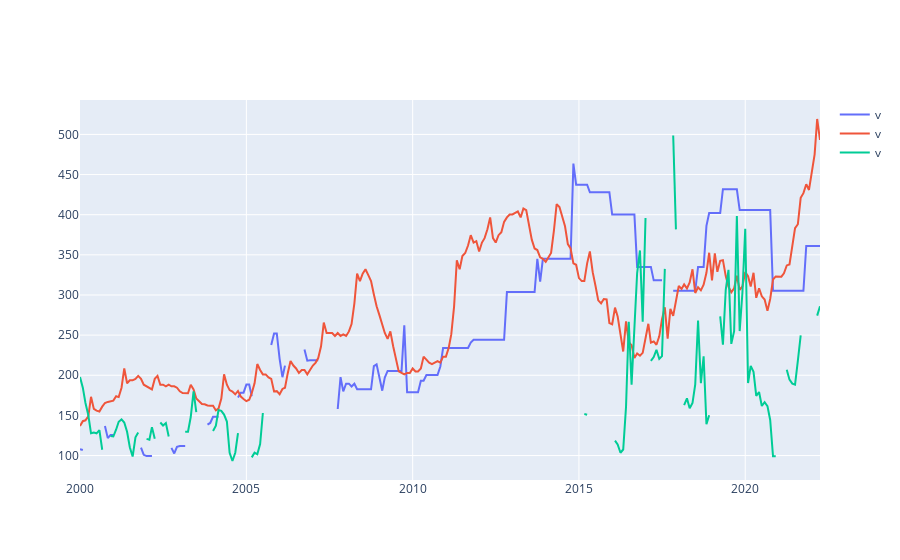

The cell this chart's notebook holds for it:
### Code cell
# fig = go.Figure()
fig = make_subplots(specs=[[{"secondary_y": False}]])

fig.add_trace(almonds_trace)
fig.add_trace(hay_trace)
fig.add_trace(avo_trace)
fig

### Figure 1 — Plotly figure (JSON) as saved in the notebook; plotly's stock layout.template omitted (floating-point values rounded to 4 significant figures; data arrays with more than 128 entries replaced by an {"elided": "..."} marker saying what was removed)
{"data": [{"name": "v", "type": "scatter", "x": {"elided": "268 str values"}, "y": {"elided": "268 float values"}}, {"name": "v", "type": "scatter", "x": {"elided": "268 str values"}, "y": {"elided": "268 float values"}}, {"name": "v", "type": "scatter", "x": {"elided": "268 str values"}, "y": {"elided": "268 float values"}}], "layout": {"xaxis": {"anchor": "y", "domain": [0, 1]}, "yaxis": {"anchor": "x", "domain": [0, 1]}}}
